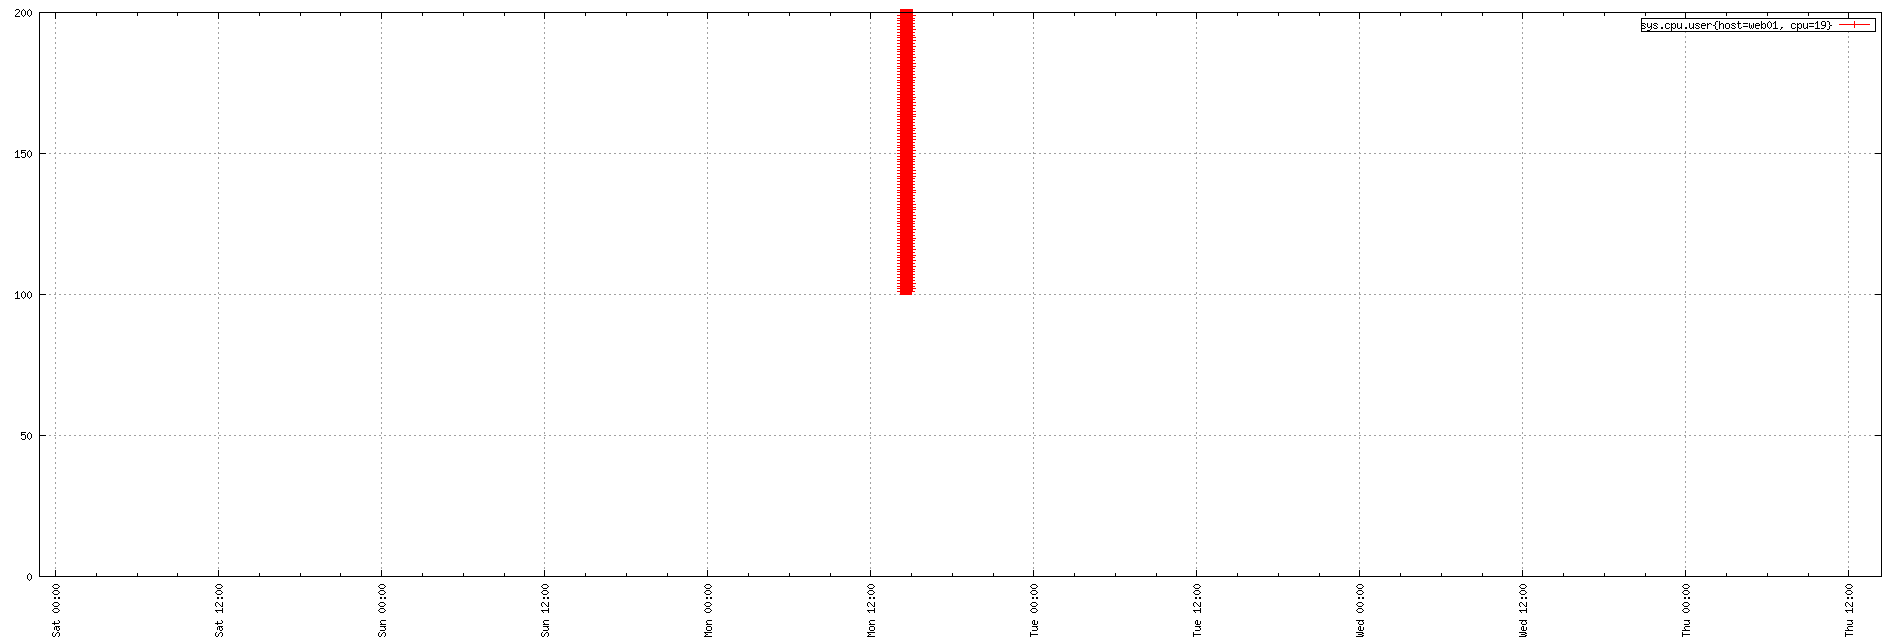

The gnuplot source for this figure:
set term png small size 1900,644
set xdata time
set timefmt "%s"
if (GPVAL_VERSION < 4.6) set xtics rotate; else set xtics rotate right
set output "${TMPDIR-'tmp'}/tsd/2d42d94d.png"
set xrange ["1673650109":"1674138231"]
set format x "%a %H:%M"
set grid
set style data linespoint
set key right box
set yrange [0:]
plot  "${TMPDIR-'tmp'}/tsd/2d42d94d_0.dat" using 1:2 title "sys.cpu.user{host=web01, cpu=19}"
